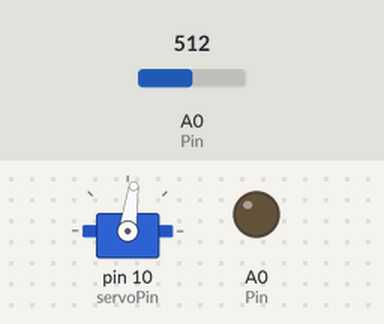
Simulated run of this sketch. Board: Arduino Uno, built with avr-gcc and run on an emulated ATmega328P. Shown: servo, output pins drawn as LEDs (lit = HIGH). The inputs (shaded band) are chosen by the test bench; at power-on: A0 (Pin) = 512.

Above: at 1.2 s.
1.3 s: A0 (Pin) set to 716
At 2.3 s:
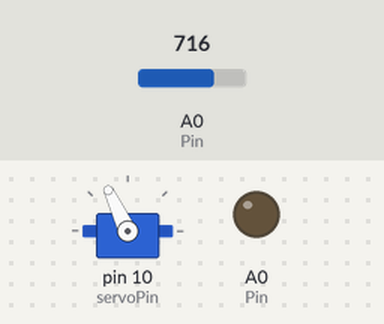
2.8 s: A0 (Pin) set to 900
At 3.6 s:
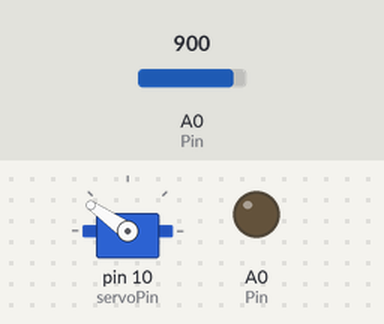
4.3 s: A0 (Pin) set to 1023
At 4.8 s:
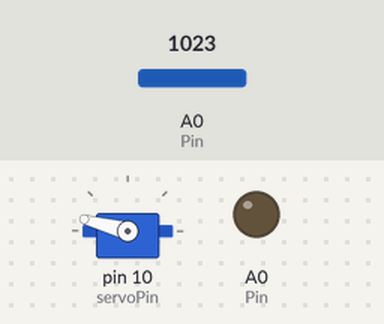
5.8 s: A0 (Pin) set to 306
At 7.0 s:
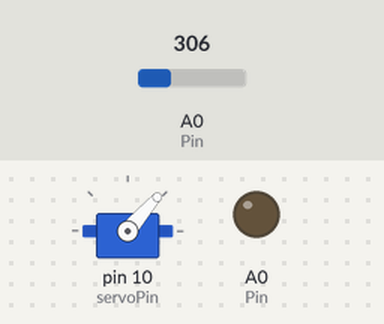
7.3 s: A0 (Pin) set to 122
At 8.5 s:
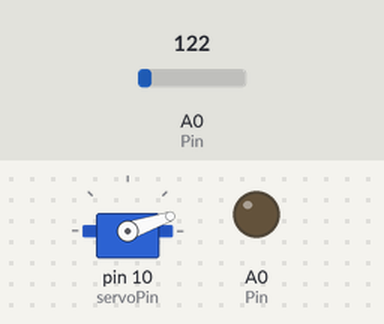
8.8 s: A0 (Pin) set to 511
At 9.8 s:
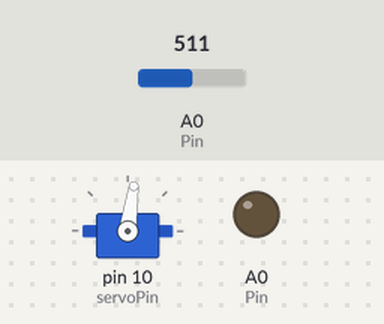
Timing chart, 0 to 11.3 s (numbered marks = the images above; inputs shaded):
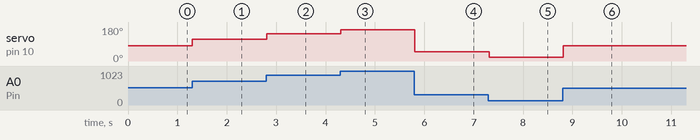

The sketch:

ServoMotor.ino
```cpp
#include <Servo.h>

int servoPin = 10;
float servoAngle;
//int servoAngle2 = 0;
int Pin = A0;

Servo microservo;

void setup() {
  // put your setup code here, to run once:
  pinMode(Pin, A0);
Serial.begin(9600);
microservo.attach(servoPin);
}

void loop() {
  // put your main code here, to run repeatedly:
  servoAngle = 165./1023. * analogRead(Pin);
  microservo.write(servoAngle);
  delay(100);

}
```

Measured:
- after the input at 1.3 s, servo on pin 10 (servoPin): 82° → 115° at once
- after the input at 2.8 s, servo on pin 10 (servoPin): 115° → 145° at once
- after the input at 4.3 s, servo on pin 10 (servoPin): 145° → 165° at once
- after the input at 5.8 s, servo on pin 10 (servoPin): 165° → 49° at once
- after the input at 7.3 s, servo on pin 10 (servoPin): 49° → 19° at once
- after the input at 8.8 s, servo on pin 10 (servoPin): 19° → 82° at once
